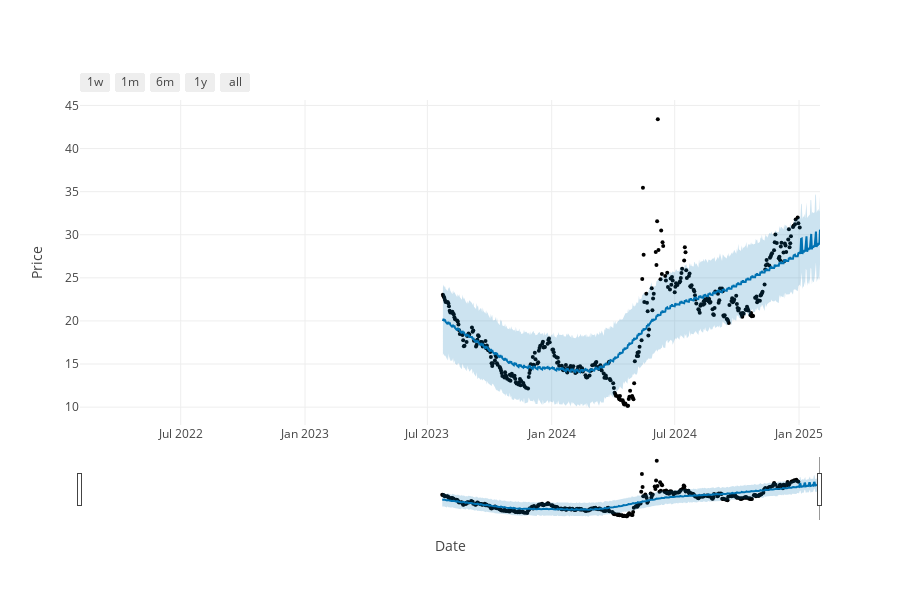

This figure's notebook cell:
### Code cell
# get interactive visual

# Plot Forecast
fig1 = plot_plotly(m1, forecast)
# fig1.layout.update(title_text=f"Forecast for 1 Year: {ticker_name} '{selected_stock}'")
fig1.update_layout(yaxis_title='Price')
fig1.update_layout(xaxis_title='Date')
# ADD LEGEND <<<<<
# Calculate default date range
end_date = forecast['ds'].max()
start_date = end_date - pd.Timedelta(days=1095)
fig1.update_xaxes(range=[start_date, end_date])
# fig1.update_layout(xaxis_rangeslider_visible=False)
fig1

### Figure 1 — Plotly figure (JSON) as saved in the notebook; plotly's stock layout.template omitted (floating-point values rounded to 4 significant figures; data arrays with more than 128 entries replaced by an {"elided": "..."} marker saying what was removed)
{"data": [{"marker": {"color": "black", "size": 4}, "mode": "markers", "name": "Actual", "type": "scatter", "x": {"elided": "365 str values"}, "y": {"elided": "365 float values"}}, {"hoverinfo": "skip", "line": {"width": 0}, "mode": "lines", "type": "scatter", "x": {"elided": "395 str values"}, "y": {"elided": "395 float values"}}, {"fill": "tonexty", "fillcolor": "rgba(0, 114, 178, 0.2)", "line": {"color": "#0072B2", "width": 2}, "mode": "lines", "name": "Predicted", "type": "scatter", "x": {"elided": "395 str values"}, "y": {"elided": "395 float values"}}, {"fill": "tonexty", "fillcolor": "rgba(0, 114, 178, 0.2)", "hoverinfo": "skip", "line": {"width": 0}, "mode": "lines", "type": "scatter", "x": {"elided": "395 str values"}, "y": {"elided": "395 float values"}}], "layout": {"height": 600, "showlegend": false, "width": 900, "xaxis": {"range": ["2022-02-02T00:00:00", "2025-02-01T00:00:00"], "rangeselector": {"buttons": [{"count": 7, "label": "1w", "step": "day", "stepmode": "backward"}, {"count": 1, "label": "1m", "step": "month", "stepmode": "backward"}, {"count": 6, "label": "6m", "step": "month", "stepmode": "backward"}, {"count": 1, "label": "1y", "step": "year", "stepmode": "backward"}, {"step": "all"}]}, "rangeslider": {"visible": true}, "title": {"text": "Date"}, "type": "date"}, "yaxis": {"title": {"text": "Price"}}}}
